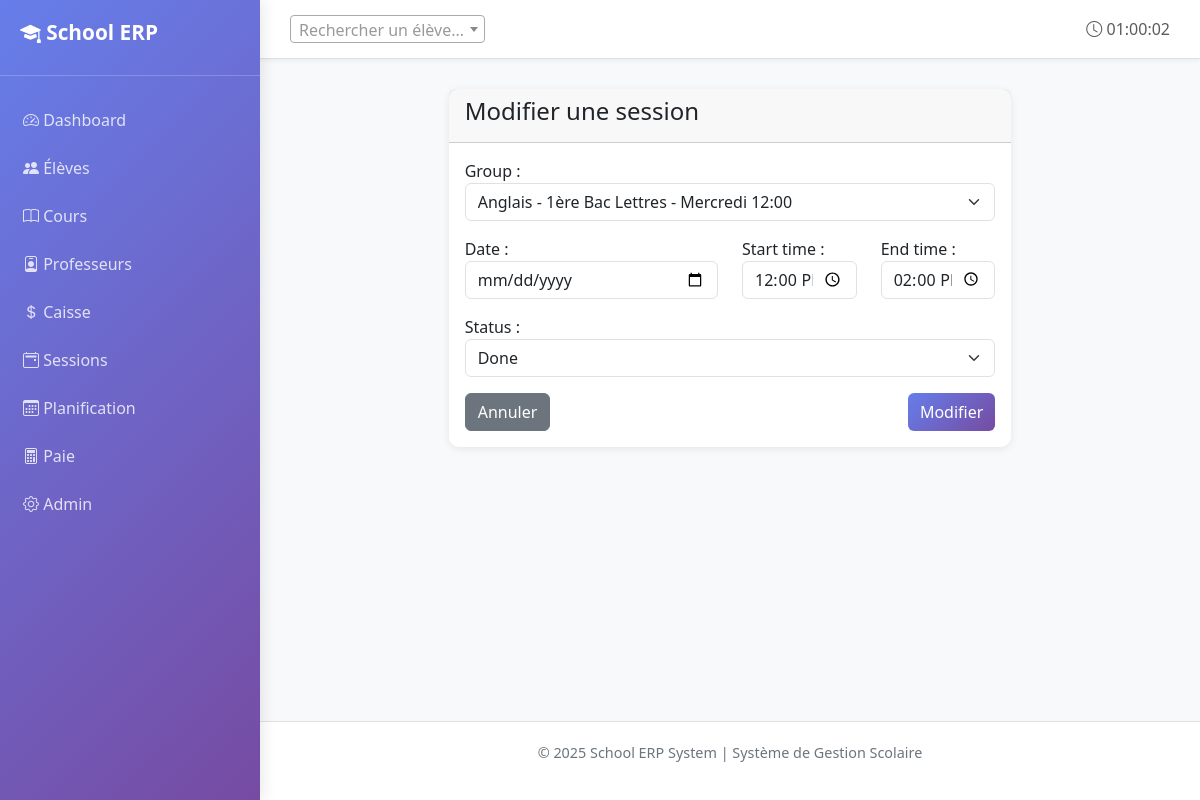
Page /sessions/1/edit/ on the committed database.
### core/models.py (models this page shows, shortened)
class Session(models.Model):
    STATUS_CHOICES = [
        ('PLANNED', 'Planned'),
        ('DONE', 'Done'),
        ('CANCELLED', 'Cancelled'),
    ]
    group = models.ForeignKey(CourseGroup, on_delete=models.CASCADE, related_name='sessions')
    date = models.DateField()
    start_time = models.TimeField()
    end_time = models.TimeField()
    room = models.ForeignKey(
        Room,
        null=True,
        blank=True,
        on_delete=models.PROTECT,
        verbose_name='Salle (override)'
    )
    status = models.CharField(max_length=10, choices=STATUS_CHOICES, default='PLANNED')
    notes = models.TextField(blank=True)
    created_at = models.DateTimeField(auto_now_add=True)
    class Meta:
        verbose_name = 'Session'
        verbose_name_plural = 'Sessions'
        ordering = ['-date', 'start_time']
        indexes = [
            models.Index(fields=['date']),
        ]

### core/views.py (the view)
# urls.py: path('sessions/<int:session_id>/edit/', views.session_edit, name='session_edit'),
@require_http_methods(['GET', 'POST'])
def session_edit(request, session_id):
	session = get_object_or_404(Session, pk=session_id)
	if request.method == 'POST':
		form = SessionForm(request.POST, instance=session)
		if form.is_valid():
			s = form.save(commit=False)
			try:
				s.full_clean()
				s.save()
			except Exception as e:
				form.add_error(None, str(e))
			else:
				return render(request, 'core/session_form_saved.html', {'session': s})
	else:
		form = SessionForm(instance=session)
	return render(request, 'core/session_form.html', {'form': form, 'action': 'Modifier', 'session': session})

### core/forms.py (shortened to what this page needs)
class SessionForm(forms.ModelForm):
    class Meta:
        model = Session
        fields = ['group', 'date', 'start_time', 'end_time', 'status']
        widgets = {
            'group': forms.Select(attrs={'class': 'form-select'}),
            'date': forms.DateInput(attrs={'type': 'date', 'class': 'form-control'}),
            'start_time': forms.TimeInput(attrs={'type': 'time', 'class': 'form-control'}),
            'end_time': forms.TimeInput(attrs={'type': 'time', 'class': 'form-control'}),
            'status': forms.Select(attrs={'class': 'form-select'}),
        }

### core/models.py (called while the page is built)
    def __str__(self):
        return f"{self.name} - {self.get_schedule_day_display()} {self.start_time.strftime('%H:%M')}"

### core/templatetags/nav_active.py (called while the page is built)
@register.simple_tag(takes_context=True)
def active_if(context, *names):
    request = context.get("request")
    if not request or not request.resolver_match:
        return ""
    return "active" if request.resolver_match.url_name in names else ""

### templates/core/session_form.html (shortened to what this page needs)
{% extends 'core/base.html' %}
{% block content %}
<div class="container">
  <div class="row justify-content-center">
    <div class="col-md-8">
      <div class="card">
        <div class="card-header">
          <h4>{{ action }} une session</h4>
        </div>
        <div class="card-body">
          <form method="post">
            <div class="mb-3">{{ form.group.label_tag }} {{ form.group }}</div>
            <div class="row">
              <div class="col-md-6 mb-3">{{ form.date.label_tag }} {{ form.date }}</div>
              <div class="col-md-3 mb-3">{{ form.start_time.label_tag }} {{ form.start_time }}</div>
              <div class="col-md-3 mb-3">{{ form.end_time.label_tag }} {{ form.end_time }}</div>
            </div>
            <div class="mb-3">{{ form.status.label_tag }} {{ form.status }}</div>
            <div class="d-flex justify-content-between">
              <a href="{% url 'core:sessions_schedule' %}" class="btn btn-secondary">Annuler</a>
              <button class="btn btn-primary" type="submit">{{ action }}</button>
            </div>
          </form>
        </div>
      </div>
    </div>
  </div>
</div>
{% endblock %}

### templates/core/base.html (style rules this page uses)
:root { --primary-color: #0d6efd; --secondary-color: #6c757d; --success-color: #198754; --danger-color: #dc3545; --warning-color: #ffc107; }
body { display: flex; min-height: 100vh; background-color: #f8f9fa; }
.card { border: none; border-radius: 10px; box-shadow: 0 2px 8px rgba(0,0,0,0.08); transition: transform 0.2s, box-shadow 0.2s; }
.btn { border-radius: 6px; font-weight: 500; transition: all 0.3s; }
.btn-primary { background: linear-gradient(135deg, #667eea 0%, #764ba2 100%); border: none; }

### rows in the picture
Session: group "Anglais - 1ère Bac Lettres - Mercredi 12:00", start_time "12:00:00", end_time "14:00:00", status "Done"

### other values in the picture
{{ action }} "Modifier"
